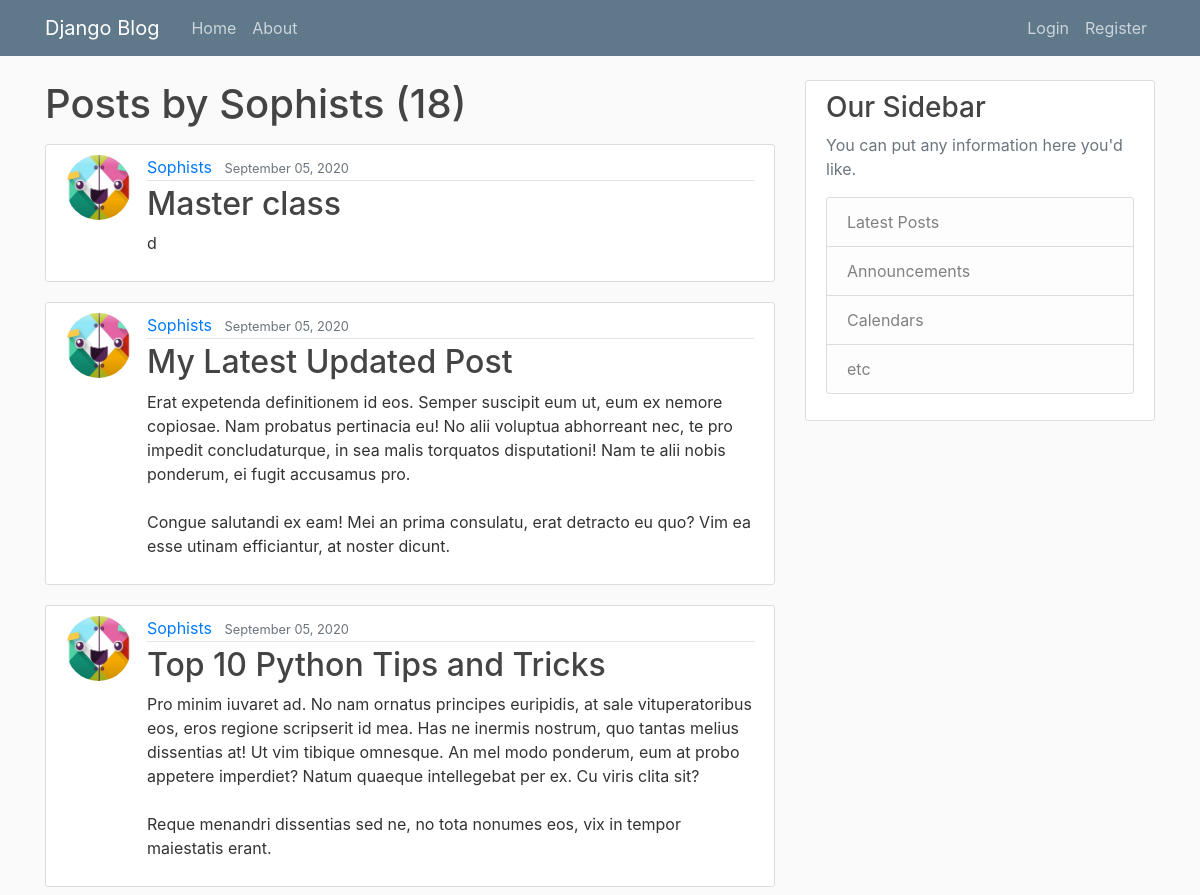
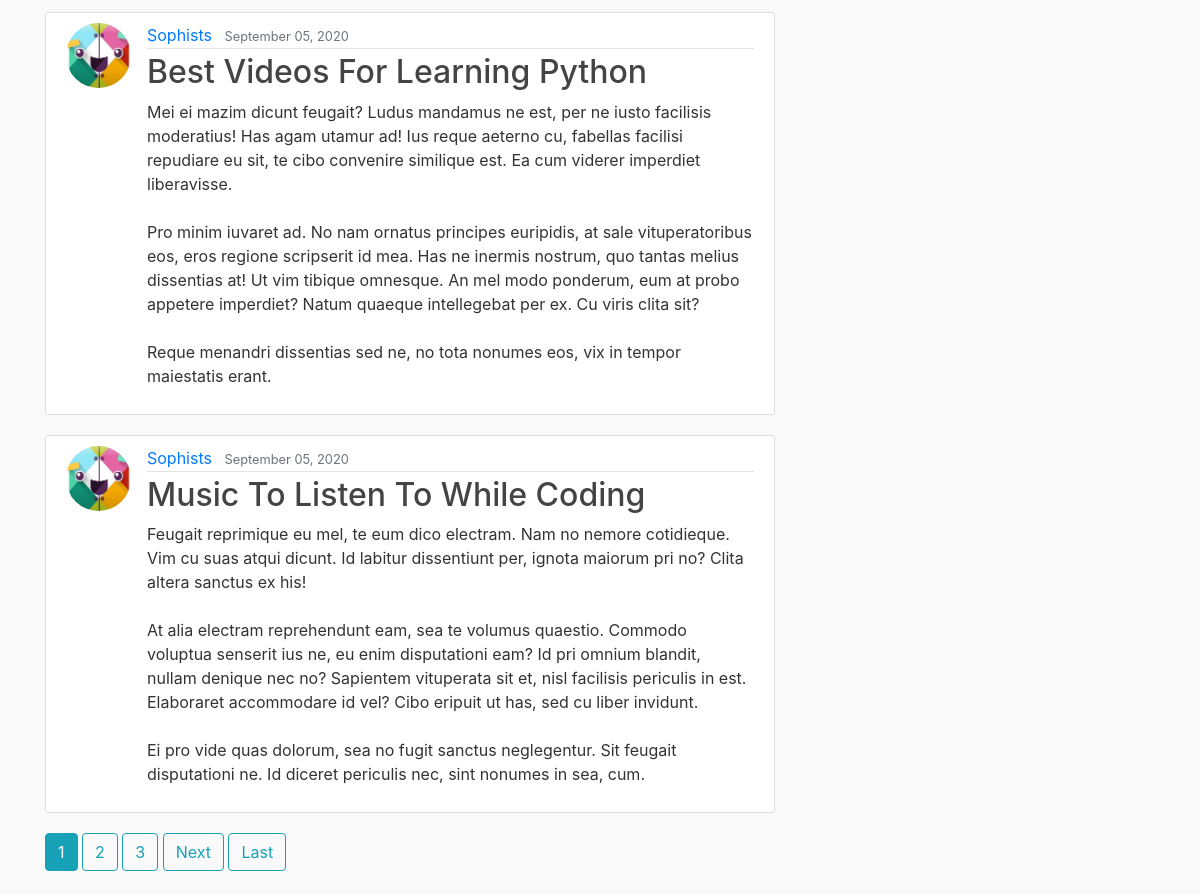
Screenshot of /user/Sophists with the database file from the repository (2 pictures, top to bottom).
### blog/models.py (models this page shows, shortened)
class Post(models.Model):
    title = models.CharField(max_length=100)
    image = models.CharField(max_length=300)
    content = models.TextField()
    date_posted = models.DateTimeField(default=timezone.now)
    author = models.ForeignKey(User, on_delete=models.CASCADE)

### users/models.py (models this page shows, shortened)
class Profile(models.Model):
    user = models.OneToOneField(User, on_delete=models.CASCADE)
    image = models.ImageField(default='default.jpg', upload_to='profile_pics')
    role = models.CharField(max_length=10, choices=ROLE, default=False)
    batch = models.CharField(max_length=10, choices=BATCH, default="2019")
    name = models.CharField(max_length=100, default=None, blank=True, null=True)
    points = models.PositiveIntegerField(default=0)
    phone = models.PositiveBigIntegerField(default=None, blank=True, null=True)
    college = models.CharField(max_length=300, default=None, blank=True, null=True)
    profession = models.CharField(max_length=100, default=None, blank=True, null=True)
    address = models.TextField(default=None, blank=True, null=True)
    guidance = models.TextField(default=None, blank=True, null=True)
    linkedin = models.URLField(default=None, blank=True, null=True)
    instagram = models.URLField(default=None, blank=True, null=True)
    twitter = models.URLField(default=None, blank=True, null=True)
    github = models.URLField(default=None, blank=True, null=True)
    okr = models.URLField(default=None, blank=True, null=True)
    facebook = models.URLField(default=None, blank=True, null=True)

### blog/views.py (the view)
# urls.py: path('user/<str:username>', UserPostListView.as_view(), name='user-posts'),
class UserPostListView(ListView):
    model = Post
    template_name = 'blog/user_posts.html'  # <app>/<model>_<viewtype>.html
    context_object_name = 'posts'
    paginate_by = 5
    def get_queryset(self):
        user = get_object_or_404(User, username=self.kwargs.get('username'))
        return Post.objects.filter(author=user).order_by('-date_posted')

### blog/templates/blog/user_posts.html (shortened to what this page needs)
{% extends "blog/base.html" %}
{% block content %}
<h1 class="mb-3"> Posts by {{ view.kwargs.username }} ({{ page_obj.paginator.count }})</h1>
    {% for post in posts %}
        <article class="media content-section">
          <img class="rounded-circle article-img" src="{{ post.author.profile.image.url }}">
          <div class="media-body">
            <div class="article-metadata">
              <a class="mr-2" href="{% url 'user-posts' post.author.username %}">{{ post.author }}</a>
              <small class="text-muted">{{ post.date_posted|date:"F d, Y" }}</small>
            </div>
            <h2><a class="article-title" href="{% url 'post-detail' post.id %}">{{ post.title }}</a></h2>
            <p class="article-content">{{ post.content }}</p>
          </div>
        </article>
    {% endfor %}
    {% if is_paginated %}
      {% for num in page_obj.paginator.page_range %}
        {% if page_obj.number == num %}
          <a class="btn btn-info mb-4" href="?page={{ num }}">{{ num }}</a>
        {% elif num > page_obj.number|add:'-3' and num < page_obj.number|add:'3' %}
          <a class="btn btn-outline-info mb-4" href="?page={{ num }}">{{ num }}</a>
        {% endif %}
      {% endfor %}
      {% if page_obj.has_next %}
        <a class="btn btn-outline-info mb-4" href="?page={{ page_obj.next_page_number }}">Next</a>
        <a class="btn btn-outline-info mb-4" href="?page={{ page_obj.paginator.num_pages }}">Last</a>
      {% endif %}
    {% endif %}
{% endblock content %}

### blog/static/blog/style.css (style rules this page uses)
body { background: #fafafa; color: #333333; margin-top: 5rem; }
h1, h2, h3, h4, h5, h6 { color: #444444; }
.content-section { background: #ffffff; padding: 10px 20px; border: 1px solid #dddddd; border-radius: 3px; margin-bottom: 20px; }
.article-title { color: #444444; }
.article-content { white-space: pre-line; }
.article-img { height: 65px; width: 65px; margin-right: 16px; }
.article-metadata { padding-bottom: 1px; margin-bottom: 4px; border-bottom: 1px solid #e3e3e3 }

### rows the page displays
Post: author.profile.image (picture), author "Sophists", date_posted "September 05, 2020", title "Master class", content "d"
Post: author.profile.image (picture), author "Sophists", date_posted "September 05, 2020", title "My Latest Updated Post", content "Erat expetenda definitionem id eos. Semper suscipit eum ut, eum ex nemore copiosae. Nam probatus pertinacia eu! No alii voluptua abhorreant nec, te pro impedit concludaturque, in sea malis torquatos disputationi! Nam te alii nobis ponderum, ei fugit accusamus pro. Congue salutandi ex eam! Mei an prima consulatu, erat detracto eu quo? Vim ea esse utinam efficiantur, at noster dicunt."
Post: author.profile.image (picture), author "Sophists", date_posted "September 05, 2020", title "Top 10 Python Tips and Tricks", content "Pro minim iuvaret ad. No nam ornatus principes euripidis, at sale vituperatoribus eos, eros regione scripserit id mea. Has ne inermis nostrum, quo tantas melius dissentias at! Ut vim tibique omnesque. An mel modo ponderum, eum at probo appetere imperdiet? Natum quaeque intellegebat per ex. Cu viris clita sit? Reque menandri dissentias sed ne, no tota nonumes eos, vix in tempor maiestatis erant."
Post: author.profile.image (picture), author "Sophists", date_posted "September 05, 2020", title "Best Videos For Learning Python", content "Mei ei mazim dicunt feugait? Ludus mandamus ne est, per ne iusto facilisis moderatius! Has agam utamur ad! Ius reque aeterno cu, fabellas facilisi repudiare eu sit, te cibo convenire similique est. Ea cum viderer imperdiet liberavisse. Pro minim iuvaret ad. No nam ornatus principes euripidis, at sale vituperatoribus eos, eros regione scripserit id mea. Has ne inermis nostrum, quo tantas melius dissentias at! Ut vim tibique omnesque. An mel modo ponderum, eum at probo appetere imperdiet? Natum quaeque intellegebat per ex. Cu viris clita sit? Reque menandri dissentias sed ne, no tota nonumes eos, vix in tempor maiestatis erant."
Post: author.profile.image (picture), author "Sophists", date_posted "September 05, 2020", title "Music To Listen To While Coding", content "Feugait reprimique eu mel, te eum dico electram. Nam no nemore cotidieque. Vim cu suas atqui dicunt. Id labitur dissentiunt per, ignota maiorum pri no? Clita altera sanctus ex his! At alia electram reprehendunt eam, sea te volumus quaestio. Commodo voluptua senserit ius ne, eu enim disputationi eam? Id pri omnium blandit, nullam denique nec no? Sapientem vituperata sit et, nisl facilisis periculis in est. Elaboraret accommodare id vel? Cibo eripuit ut has, sed cu liber invidunt. Ei pro vide quas dolorum, sea no fugit sanctus neglegentur. Sit feugait disputationi ne. Id diceret periculis nec, sint nonumes in sea, cum."

### other values shown
{{ view.kwargs.username }} "Sophists"
{{ page_obj.paginator.count }} "18"
{{ num }} "1"
{{ num }} "2" "3"
